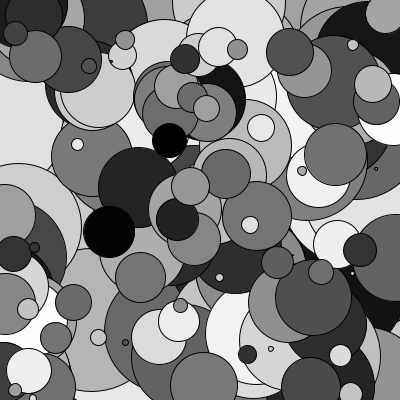
Frame 1 (no input)
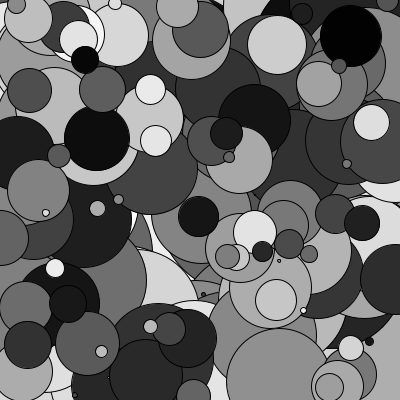
Frame 2 (the mouse pressed at the canvas centre, redrawn once)

The Processing sketch that drew these frames (run headless with seeded random() and noise(); the mouse was pressed at the canvas centre and the sketch redrawn once):

// Processing sketch: basic_03B_loop
// ── basic_03B_loop.pde
/* Zhang Liqun@SJTU IDM
*/

// example of how to use a for loop.
// see comment below for more details

float x,y,rad,gray;

void setup() {
  size(400,400);  
  
}

void draw() {
  background(200);
  
  // draw 200 random circles
  for(float i=0; i<200; i++) {
    x=random(width);
    y=random(height);

    rad=200-i;
    gray=random(255);
    
    fill(gray);
    ellipse(x,y, rad,rad);    
  }            
  
  // turn off looping so that the sketch is
  // only drawn once
  noLoop();  
}

// use mousePressed to redraw
void mousePressed() {
  loop();
}

/* 

  A for loop has the following structure:
  
  for(init; test; update) {
    statements
  }
  
  The following is a flowchart of how it a for
  loop is executed:
  
       init
         |
         v
   --> test -> false -> ---
  |      |                 |
  |      | true            |
  |      v                 |
  |    statements {}       |
  |      |                 |
  |      v                 |
  |    update              |
  |      |                 |
   ------                  |
                           |
         |-----------------
         |
         v       
         
*/
